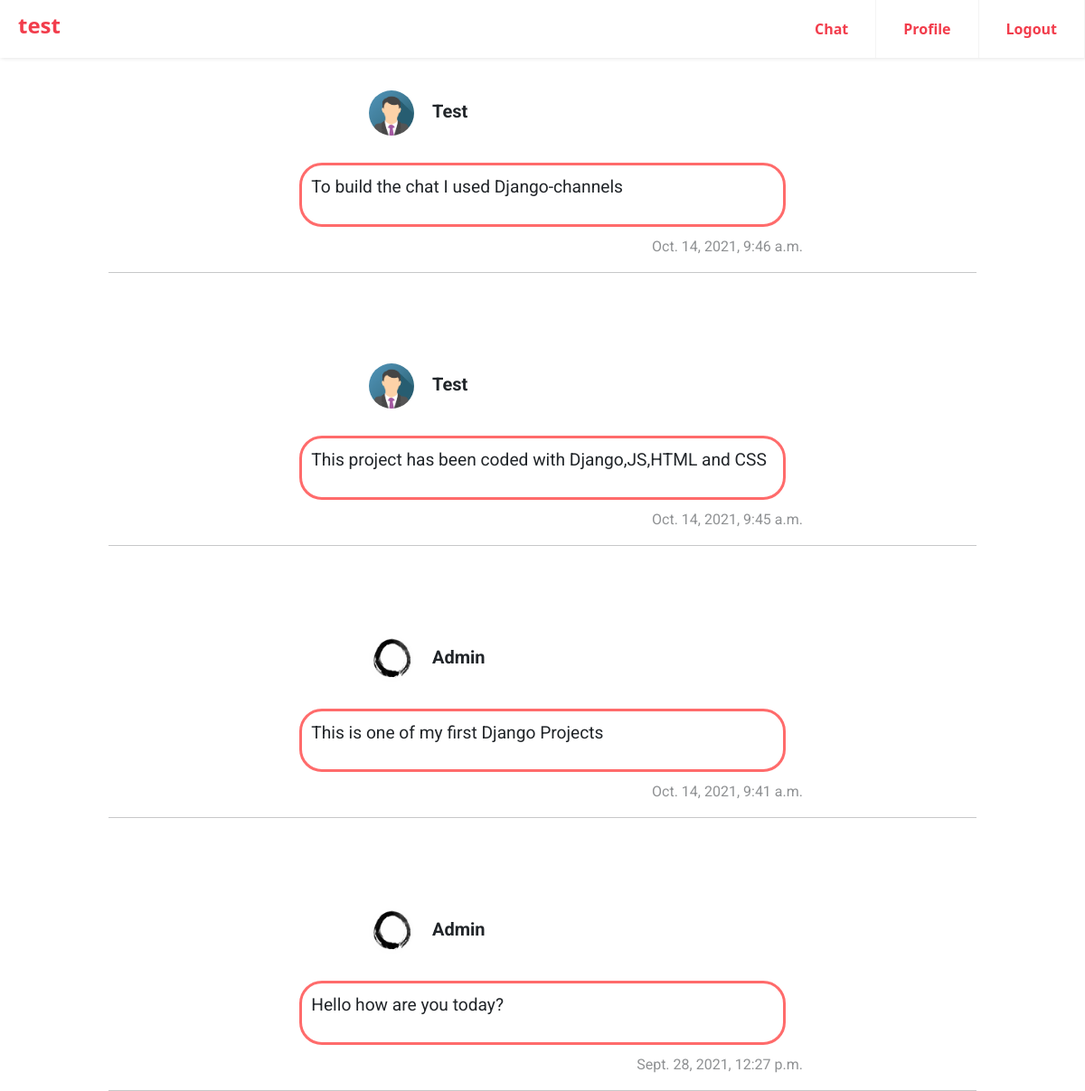
The app's page /news/ (signed in) with its own data.
### users/models.py (models this page shows, shortened)
class UserPost(models.Model):
    user = models.ForeignKey(ProfileInfo, related_name="posts", on_delete=models.CASCADE)
    posts = models.TextField(max_length = 500, unique=False)
    publish = models.DateTimeField(blank=True, null=True,default=datetime.datetime.now)
    class Meta:
        ordering = ('-publish',)

class ProfileInfo(models.Model):
    user = models.OneToOneField(User,on_delete=models.CASCADE, unique=True)
    cover_image = models.ImageField(null=True, blank=True,upload_to='cover/')
    profile_image = models.ImageField(null=True, blank=True,upload_to='avatar/')
    def __str__(self):
        return self.user.username.title()

### news/views.py (the view)
# urls.py: path('', views.news_feed, name="news_feed"),
def news_feed(request):
    posts = UserPost.objects.all().order_by('-publish')
    return render(request, "news_feed.html", {'posts': posts})

### news/templates/news_feed.html (shortened to what this page needs)
<!DOCTYPE html>
{% load static %}
<html>
    <head>
         <link rel='stylesheet' href='https://cdnjs.cloudflare.com/ajax/libs/twitter-bootstrap/5.0.2/css/bootstrap.min.css'>
          <link href="{% static 'css/news_feed.css' %}" rel="stylesheet" />
    </head>
    <body>
        <div class="header">
          <a id="home" class="logo men-a">{{ request.user.username }}</a>
          <ul class="menu">
            <li><a class="men-a" href="{% url 'chat:base_chats' %}">Chat</a></li>
            <li><a class="men-a" href="{% url 'user:Profile' username=user.username %}">Profile</a></li>
            <li><a class="men-a" href="{% url 'user:Logout' %}">Logout</a></li>
          </ul>
            </div>
{% for post in posts %}
<div class="news"><div class="user-div"><h5><img src="/media/{{ post.user.profile_image }}">{{ post.user }}</h5></div><div class="posted">
  <p class="post-txt" name="post_id">{{ post.posts }}</p>
  </div><div class="date-pub">
  <p class="date">{{ post.publish }}</p>
  </div>
  </div>
  <hr>
{% endfor %}
    </body>
</html>

### news/static/css/news_feed.css (style rules this page uses)
.news { padding-left: 10%; padding-right: 10%; }
.user-div { width: 100%; }
h5 { padding-left: 30%; font-family:'Roboto', sans-serif; font-size: 20px; font-weight: bold; }
img { border-radius: 50%; height: 50px; width: 50px; overflow: hidden; margin-right: 20px; }
.date-pub { width: 100%; }
.date { position: static; padding-right: 20%; text-align: right; font-family:'Roboto', sans-serif; opacity: 50%; }
.posted { min-height: 50px; height: auto; max-width: 28em; justify-content: center; border-radius: 25px; margin: 30px auto 10px auto; font-family: 'Roboto', sans-serif; font-size: 1.2em; border: solid #FF6B6B medium; background-color: white; overflow: auto; white-space: normal; word-wrap: break-word; }
.post-txt { padding: 10px; }
.news { padding-top: 100px; }
hr { margin: 0 10% 0 10%; }
.header { margin: 0; background-color: white; box-shadow: 1px 1px 4px 0 rgba(0,0,0,.1); position: fixed; width: 100%; z-index: 3; height: auto; }
.header a { color: #F23D4C; font-weight: 700; }
.header ul { margin: 0; padding: 0; list-style: none; overflow: hidden; background-color:transparent; }
.header li a { display: block; padding: 10px 10px; border-right: 1px solid #f4f4f4; text-decoration: none; }
.header .logo { display: block; float: left; font-size: 1.5em; padding: 10px 20px; text-decoration: none; }
.header .menu { clear: both; max-height: 0; transition: max-height .2s ease-out; }
@media screen and (min-width: 550px) { .header li { float: left; } }
@media screen and (min-width: 550px) { .header li a { padding: 20px 30px; } }
@media screen and (min-width: 550px) { .header .menu { clear: none; float: right; max-height: none; } }

### records on screen
UserPost: user.profile_image (picture), user "Test", posts "To build the chat I used Django-channels", publish "Oct. 14, 2021, 9:46 a.m."
UserPost: user.profile_image (picture), user "Test", posts "This project has been coded with Django,JS,HTML and CSS", publish "Oct. 14, 2021, 9:45 a.m."
UserPost: user.profile_image (picture), user "Admin", posts "This is one of my first Django Projects", publish "Oct. 14, 2021, 9:41 a.m."
UserPost: user.profile_image (picture), user "Admin", posts "Hello how are you today?", publish "Sept. 28, 2021, 12:27 p.m."

### other values on screen
{{ request.user.username }} "test"
